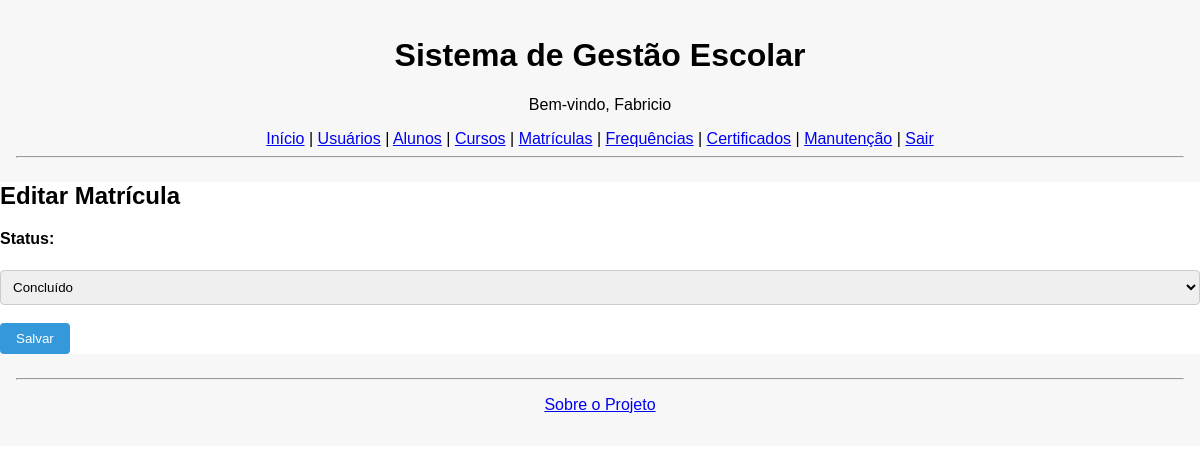
Before: /matriculas/editar/5 (signed in) with the older database file.
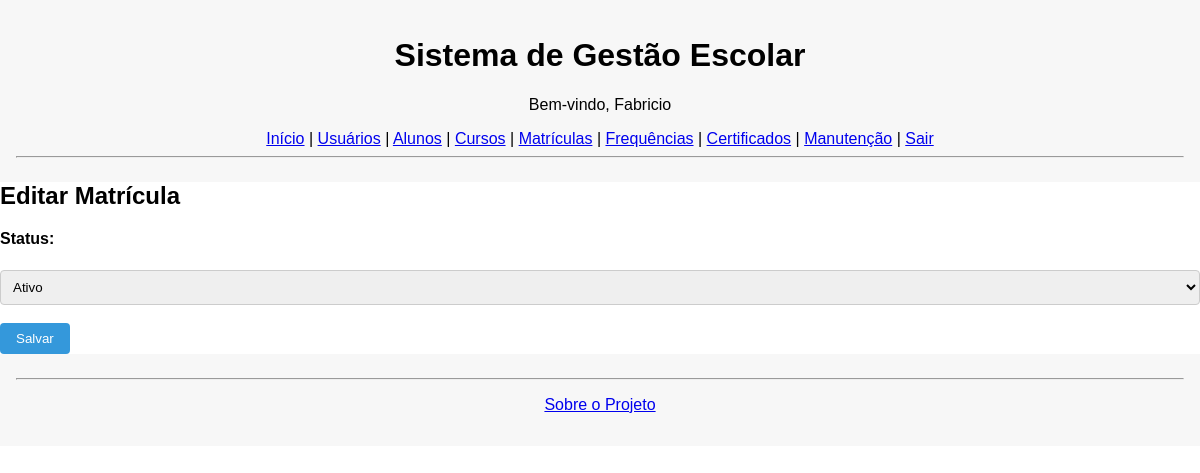
After: the same page with the newer database file.
### tables this page shows
CREATE TABLE matriculas (
            id INTEGER PRIMARY KEY AUTOINCREMENT,
            aluno_id INTEGER,
            curso_id INTEGER,
            data_matricula DATE,
            status TEXT CHECK(status IN ('ativo', 'concluído', 'cancelado')),
            FOREIGN KEY (aluno_id) REFERENCES alunos(id),
            FOREIGN KEY (curso_id) REFERENCES cursos(id)
        );

### app.py (the view)
@app.route('/matriculas/editar/<int:id>', methods=['GET', 'POST'])
def editar_matricula_view(id):
    if 'usuario' not in session:
        return redirect(url_for('login'))
    if request.method == 'POST':
        status = request.form['status']
        atualizar_matricula_status(id, status)
        flash('Status da matrícula atualizado!')
        return redirect(url_for('matriculas'))
    matricula = buscar_matricula(id)
    return render_template('matriculas_editar.html', matricula=matricula)

### database.py (called while the page is built)
def conectar():
    con = sqlite3.connect('sge.db')
    con.row_factory = sqlite3.Row
    con.execute("PRAGMA foreign_keys = ON")
    return con

def buscar_matricula(id):
    con = conectar()
    cur = con.cursor()
    cur.execute("SELECT * FROM matriculas WHERE id = ?", (id,))
    matricula = cur.fetchone()
    con.close()
    return matricula

### templates/matriculas_editar.html (shortened to what this page needs)
{% extends "base.html" %}
{% block content %}
<h2>Editar Matrícula</h2>
<form method="post">
    <label>Status:</label><br>
    <select name="status" required>
        <option value="ativo" {% if matricula['status'] == 'ativo' %}selected{% endif %}>Ativo</option>
        <option value="concluído" {% if matricula['status'] == 'concluído' %}selected{% endif %}>Concluído</option>
    </select><br><br>
    <button type="submit">Salvar</button>
</form>
{% endblock %}

Changed rows visible on the page:
removed matriculas: status "Concluído"
Other visible differences:
form field status: (not shown) → "Ativo"
